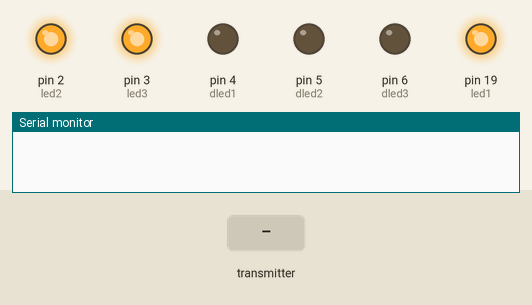
Bench run of a sketch on a simulated Arduino Uno, built with avr-gcc and run on an emulated ATmega328P. Shown: output pins drawn as LEDs (lit = HIGH), the last lines printed to the serial monitor. Inputs (shaded band) come from the test bench. No radio packets arrive unless stated.

Above: at 1.2 s.
1.3 s: the transmitter starts sending led1 = 0
At 1.6 s:
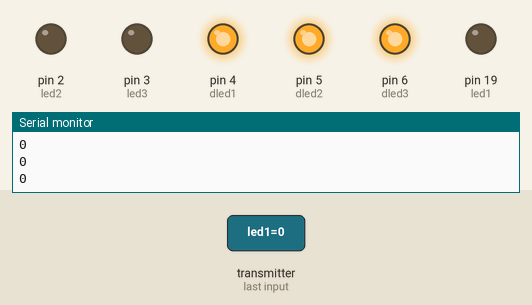
2.8 s: the transmitter starts sending led2 = 1
At 3.9 s:
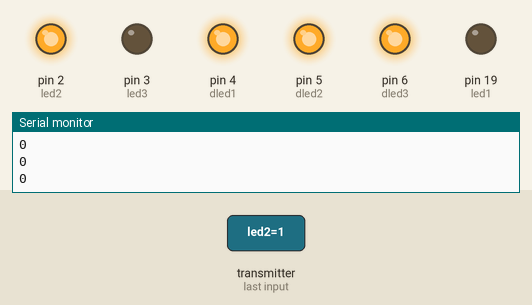
4.3 s: the transmitter starts sending led3 = 1
At 5.0 s:
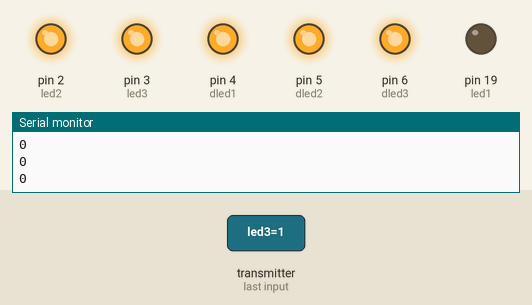
5.8 s: the transmitter starts sending distance = 256
At 6.2 s:
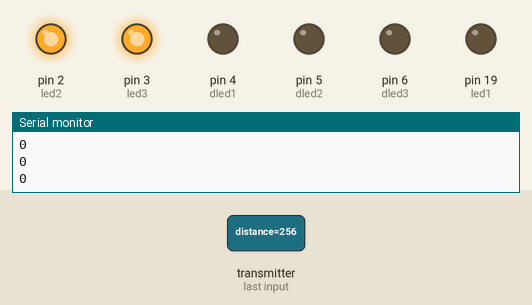
7.3 s: the transmitter starts sending led2 = 0
At 8.5 s:
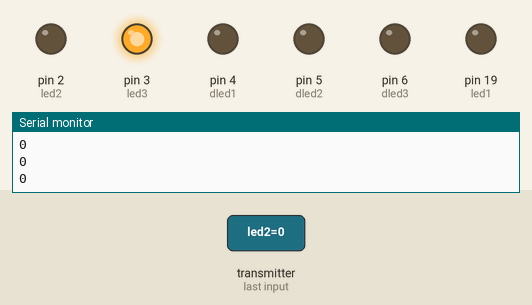
8.8 s: the transmitter starts sending led1 = 1
At 9.7 s:
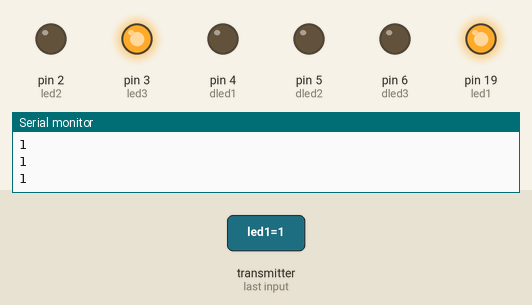
Timing chart, 0 to 11.3 s (numbered marks = the images above; inputs shaded):
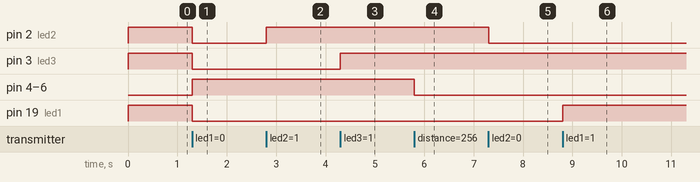

Measured:
- after the input at 1.3 s, pin 2 (led2), pin 3 (led3), pin 19 (led1): HIGH → LOW at once; pin 4 (dled1), pin 5 (dled2), pin 6 (dled3): LOW → HIGH at once
- after the input at 2.8 s, pin 2 (led2): LOW → HIGH at once
- after the input at 4.3 s, pin 3 (led3): LOW → HIGH at once
- after the input at 5.8 s, pin 4 (dled1), pin 5 (dled2), pin 6 (dled3): HIGH → LOW at once
- after the input at 7.3 s, pin 2 (led2): HIGH → LOW at once
- after the input at 8.8 s, pin 19 (led1): LOW → HIGH at once

The sketch:

r1.ino
```cpp
#include <SPI.h>
#include <RF24.h>

RF24 radio(9, 10);

const byte address[6] = "00001";

// ===== DATA STRUCT =====
struct DataPacket {
  bool led1;
  bool led2;
  bool led3;
  int distance;
};

DataPacket data;

// Manual LEDs
int led1 = 19;
int led2 = 2;
int led3 = 3;

// Distance LEDs
int dled1 = 4;
int dled2 = 5;
int dled3 = 6;

void setup() {
  Serial.begin(9600);

  pinMode(led1, OUTPUT);
  pinMode(led2, OUTPUT);
  pinMode(led3, OUTPUT);
    digitalWrite(led1,HIGH);
  digitalWrite(led2,HIGH);
  digitalWrite(led3,HIGH);
  pinMode(dled1, OUTPUT);
  pinMode(dled2, OUTPUT);
  pinMode(dled3, OUTPUT);

  radio.begin();
  radio.openReadingPipe(0, address);
  radio.setPALevel(RF24_PA_LOW);
  radio.startListening();
}

void loop() {

  if (radio.available()) {
    radio.read(&data, sizeof(data));

    // ===== MANUAL LED CONTROL =====
    digitalWrite(led1, data.led1);
    digitalWrite(led2, data.led2);
    digitalWrite(led3, data.led3);
    Serial.println(data.led1);
    updateDistanceLEDs(data.distance);
  }
}

// ===== HYSTERESIS =====
void updateDistanceLEDs(int distanceValue) {

  static bool led1State = HIGH;
  static bool led2State = HIGH;
  static bool led3State = HIGH;

  if (distanceValue > 110) led1State = LOW;
  else if (distanceValue < 90) led1State = HIGH;

  if (distanceValue > 160) led2State = LOW;
  else if (distanceValue < 140) led2State = HIGH;

  if (distanceValue > 180) led3State = LOW;
  else if (distanceValue < 160) led3State = HIGH;

  digitalWrite(dled1, led1State);
  digitalWrite(dled2, led2State);
  digitalWrite(dled3, led3State);
}
```
